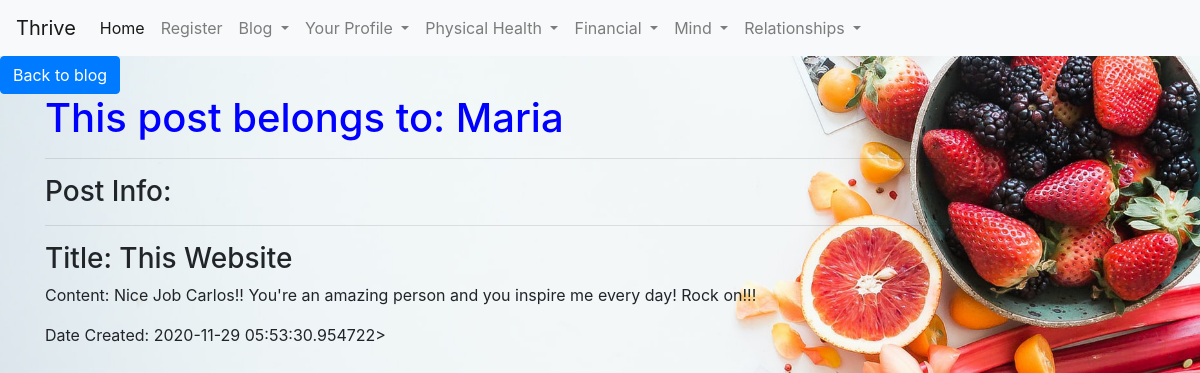
/posts/1 (signed in), run on the app's committed database.
### health_app/models.py (models this page shows, shortened)
class User(db.Model, UserMixin):
    id = db.Column(db.Integer, primary_key = True)
    username = db.Column(db.String(150), nullable = False, unique=True)
    email = db.Column(db.String(150), nullable = False, unique = True)
    password = db.Column(db.String(256), nullable = False)
    post = db.relationship('Post', backref = 'author', lazy = True)

class Post(db.Model):
    id = db.Column(db.Integer, primary_key = True)
    title = db.Column(db.String(100))
    content = db.Column(db.String(300))
    date_created = db.Column(db.DateTime, nullable = False, default = datetime.utcnow)
    user_id = db.Column(db.Integer, db.ForeignKey('user.id'), nullable = False)

### health_app/routes.py (the view)
@app.route('/posts/<int:post_id>')
@login_required
def post_detail(post_id):
    post = Post.query.get_or_404(post_id)
    return render_template('post_detail.html', post = post)

### health_app/models.py (called while the page is built)
@login_manager.user_loader
def load_user(user_id):
    return User.query.get(int(user_id))

### health_app/templates/post_detail.html (shortened to what this page needs)
{% extends 'base.html' %}
{% block content %}
    <a href="{{ url_for('blog') }}">
        <button class="btn btn-primary">Back to blog</button>
    </a>
    <div class="container">
        <h1>This post belongs to: {{ post.author.username }}</h1>
        <hr>
        <h3>Post Info: </h3>
        <hr>
        <h3>Title: {{ post.title }}</h3>
        <p>Content: {{ post.content }}</p>
        <blockquote>Date Created: {{ post.date_created }}></blockquote>
{% endblock content %}

### health_app/static/css/styles.css (style rules this page uses)
h1 { color: blue; }
.body { background-image: url(../css/images/white_space_flip.jpg); height: 100vh; background-position: center; background-repeat: no-repeat; background-size: cover; }

### data on the page
User: author.username "Maria"
Post: title "This Website", content "Nice Job Carlos!! You're an amazing person and you inspire me every day! Rock on!!!", date_created "2020-11-29 05:53:30.954722"
